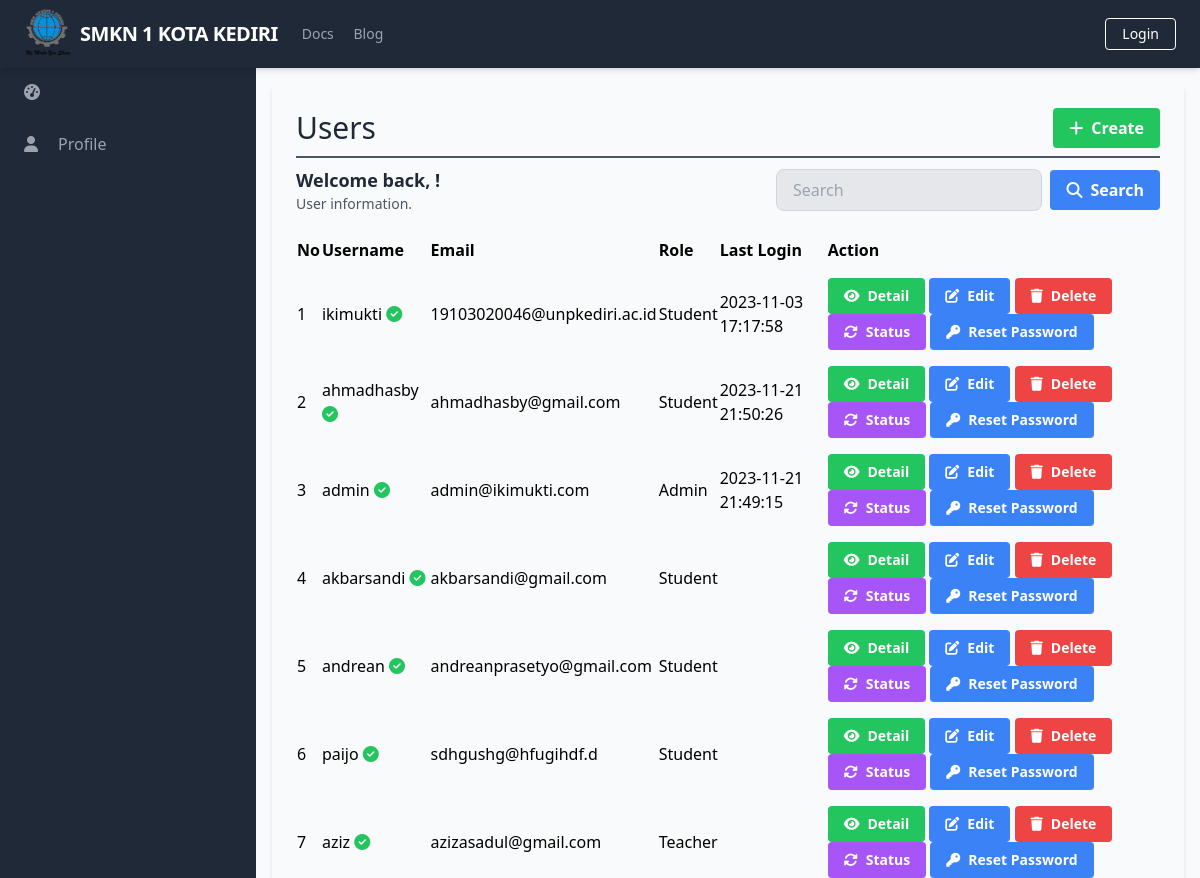
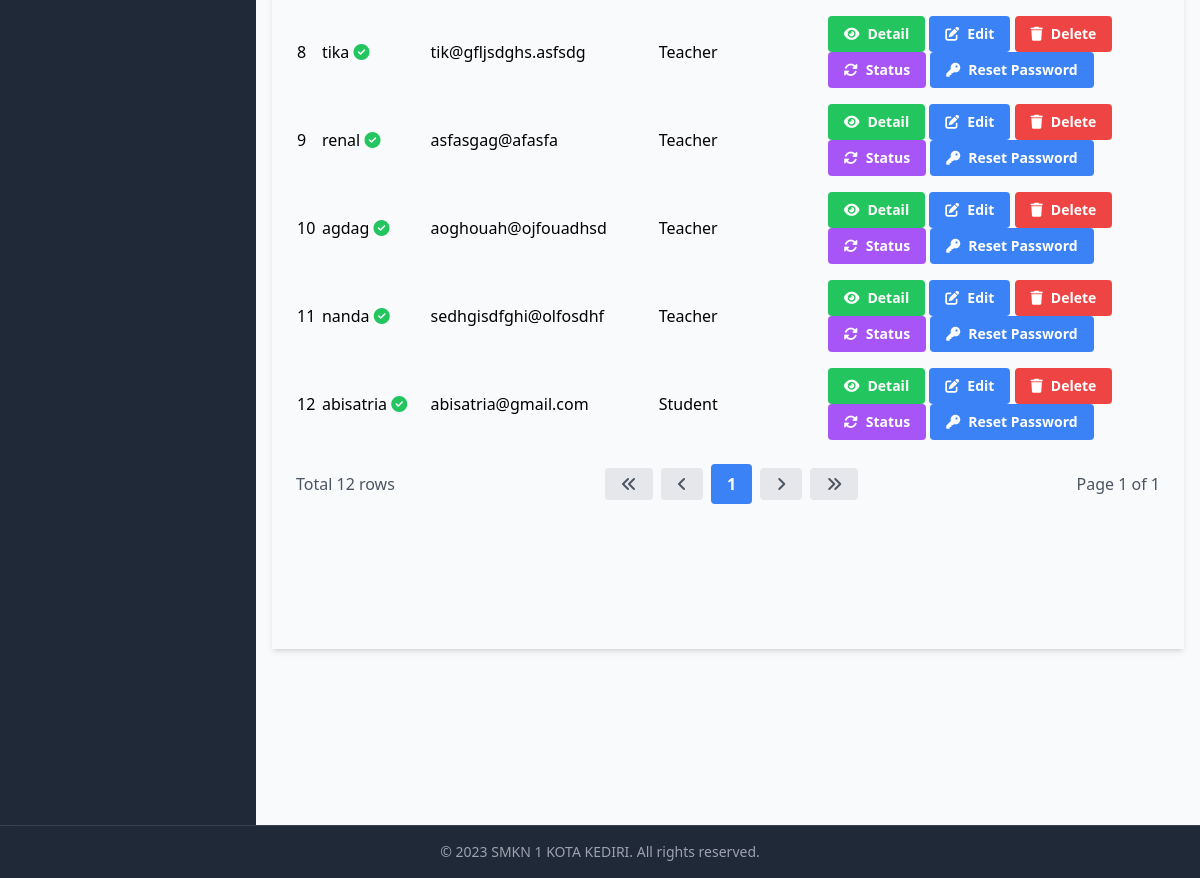
The app's page /manage_users/manage_users_list.php, older data (2 pictures, top to bottom).
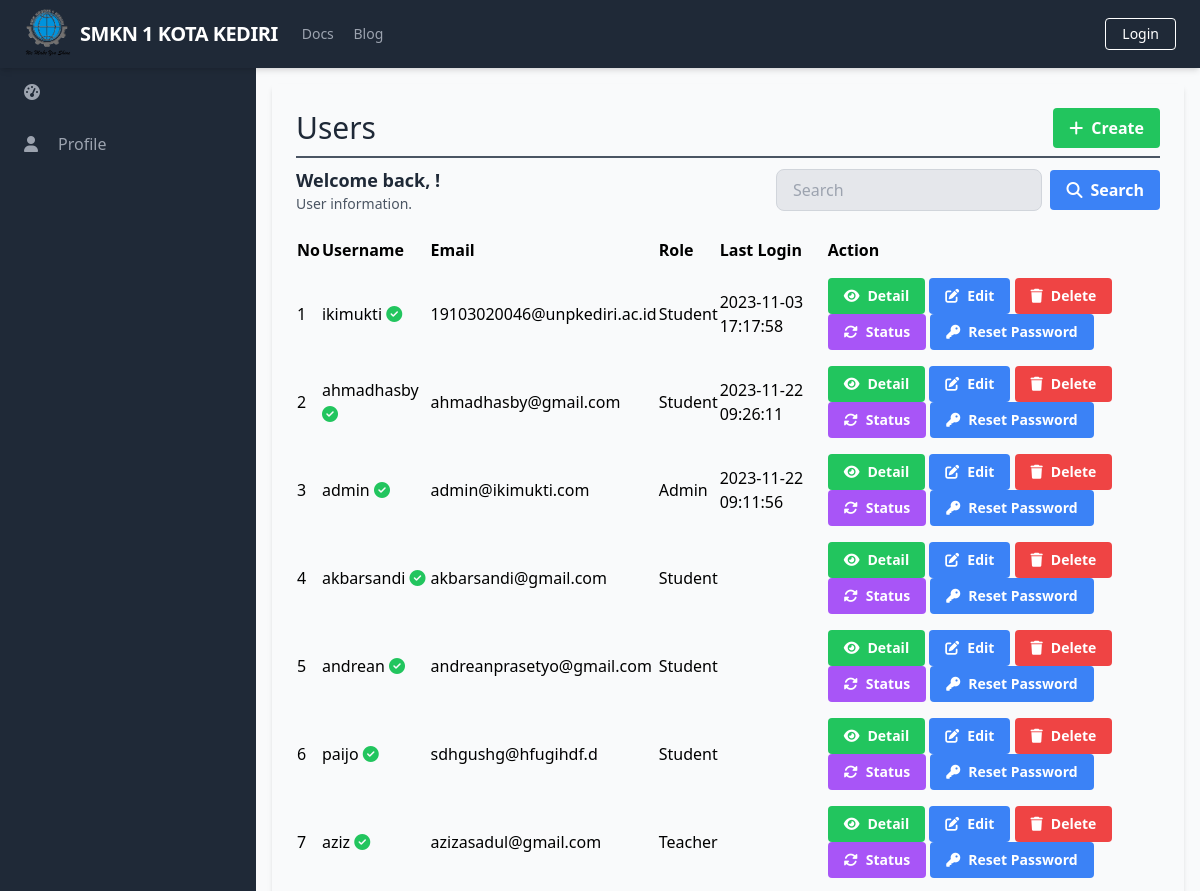
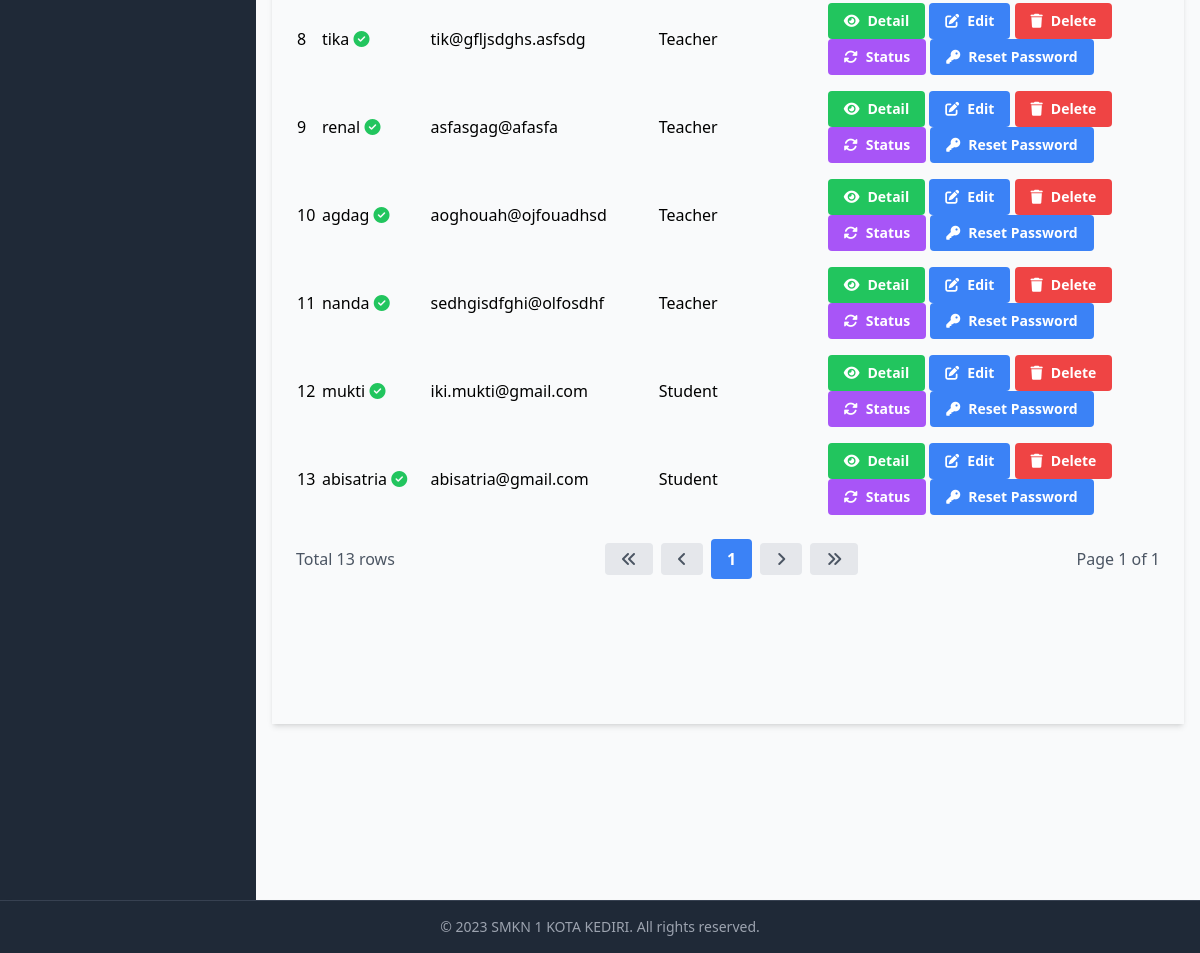
The same page, newer data (2 pictures, top to bottom).
### tables this page shows
CREATE TABLE `Users` (
  `UserID` int(11) NOT NULL,
  `Username` varchar(50) NOT NULL,
  `Password` varchar(255) NOT NULL,
  `Email` varchar(100) NOT NULL,
  `FullName` varchar(100) DEFAULT NULL,
  `DateOfBirth` date DEFAULT NULL,
  `Gender` varchar(10) DEFAULT NULL,
  `Address` text DEFAULT NULL,
  `PhoneNumber` varchar(20) DEFAULT NULL,
  `RoleID` int(11) DEFAULT NULL,
  `AccountCreationDate` timestamp NOT NULL DEFAULT current_timestamp() ON UPDATE current_timestamp(),
  `LastLogin` datetime DEFAULT NULL,
  `AccountStatus` varchar(20) DEFAULT NULL,
  `ProfilePictureURL` varchar(255) DEFAULT NULL,
  `ActivationStatus` varchar(20) DEFAULT NULL
);

CREATE TABLE `Role` (
  `RoleID` int(11) NOT NULL,
  `RoleName` varchar(50) NOT NULL
);

### database/connection.php (called while the page is built, shortened)
<?php
$baseUrl = "http://localhost/final_project_aziz_2023/";
$baseTitle = "SMKN 1 KOTA KEDIRI";
$baseLogoUrl = "http://localhost/final_project_aziz_2023/static/logo.png";

### public/manage_users/manage_users_list.php (the view, shortened to what this page needs)
<?php
require_once('../../database/connection.php');
?>
<?php include_once('../components/header.php'); ?>
<div class="h-screen flex flex-col">
    <?php include('../components/navbar.php'); ?>
    <div class="flex-grow bg-gray-50 flex flex-row shadow-md">
        <?php include('../components/sidebar.php'); ?>
        <main class=" bg-gray-50 flex flex-col flex-1 overflow-y-scroll h-screen flex-shrink-0 sc-hide pb-40">
            <div class="flex items-start justify-start p-6 shadow-md m-4 flex-1 flex-col">
                <div class="flex flex-row justify-between items-center w-full border-b-2 border-gray-600 mb-2 pb-2">
                    <h1 class="text-3xl text-gray-800 font-semibol w-full">Users</h1>
                    <div class="flex flex-row justify-end items-center">
                        <a href="<?php echo $baseUrl; ?>public/manage_users/manage_users_create.php" class="bg-green-500 hover-bg-green-700 text-white font-bold py-2 px-4 rounded inline-flex items-center">
                            <i class="fas fa-plus mr-2"></i>
                            <span>Create</span>
                        </a>
                    </div>
                </div>
                <div class="flex flex-col w-full">
                    <div class="flex flex-row justify-between items-center w-full mb-2 pb-2">
                        <div>
                            <h2 class="text-lg text-gray-800 font-semibold">Welcome back, <?php echo $_SESSION['FullName']; ?>!</h2>
                            <p class="text-gray-600 text-sm">User information.</p>
                        </div>
                        <form class="flex items-center justify-end space-x-2 w-96">
                            <input type="text" name="search" class="bg-gray-200 focus-bg-white focus-outline-none border border-gray-300 rounded-lg py-2 px-4 block w-full appearance-none leading-normal" placeholder="Search" value="<?php echo isset($_GET['search']) ? $_GET['search'] : ''; ?>">
                            <button type="submit" class="bg-blue-500 hover-bg-blue-700 text-white font-bold py-2 px-4 rounded space-x-2 inline-flex items-center">
                                <i class="fas fa-search"></i>
                                <span>Search</span>
                            </button>
                        </form>
                    </div>
                    <table class="min-w-full">
                        <thead>
                            <tr>
                                <th class="text-left py-2">No</th>
                                <th class="text-left py-2">Username</th>
                                <th class="text-left py-2">Email</th>
                                <th class="text-left py-2">Role</th>
                                <th class="text-left py-2">Last Login</th>
                                <th class="text-left py-2">Action</th>
                            </tr>
                        </thead>
                        <tbody>
                            <?php
                            $searchTerm = isset($_GET['search']) ? $_GET['search'] : '';
                            $page = isset($_GET['page']) ? $_GET['page'] : 1;
                            $query = "SELECT u.UserID, u.Username, u.Email, r.RoleName, u.LastLogin, u.ActivationStatus FROM Users u
                                      LEFT JOIN Role r ON u.RoleID = r.RoleID
                                      WHERE u.Username LIKE '%$searchTerm%' OR u.Email LIKE '%$searchTerm%'
                                      LIMIT 15 OFFSET " . ($page - 1) * 15;
                            $result = $conn->query($query);
                            $queryCount = "SELECT COUNT(*) AS count FROM Users WHERE Username LIKE '%$searchTerm%' OR Email LIKE '%$searchTerm%'";
                            $resultCount = $conn->query($queryCount);
                            $rowCount = $resultCount->fetch_assoc()['count'];
                            $totalPage = ceil($rowCount / 15);
                            $no = 1;
                            while ($row = $result->fetch_assoc()) {
                            ?>
                                <tr>
                                    <td class="py-2"><?php echo $no++; ?></td>
                                    <td class="py-2">
                                        <?php echo $row['Username']; ?>
                                        <?php
                                        if ($row['ActivationStatus'] == 'pending' || $row['ActivationStatus'] == NULL) {
                                            echo '<i class="fas fa-hourglass-half text-yellow-500"></i>';
                                        } elseif ($row['ActivationStatus'] == 'active') {
                                            echo '<i class="fas fa-check-circle text-green-500"></i>';
                                        } elseif ($row['ActivationStatus'] == 'disabled') {
                                            echo '<i class="fas fa-ban text-red-500"></i>';
                                        }
                                        ?>
                                    </td>
                                    <td class="py-2"><?php echo $row['Email']; ?></td>
                                    <td class="py-2"><?php echo $row['RoleName']; ?></td>
                                    <td class="py-2"><?php echo $row['LastLogin']; ?></td>
                                    <td class='py-2'>
                                        <a href="<?php echo $baseUrl; ?>public/manage_users/manage_users_detail.php?id=<?php echo $row['UserID'] ?>" class='bg-green-500 hover-bg-green-700 text-white font-bold py-2 px-4 rounded inline-flex items-center text-sm'>
                                            <i class='fas fa-eye mr-2'></i>
                                            <span>Detail</span>
                                        </a>
                                        <a href="<?php echo $baseUrl; ?>public/manage_users/manage_users_update.php?id=<?php echo $row['UserID'] ?>" class='bg-blue-500 hover-bg-blue-700 text-white font-bold py-2 px-4 rounded inline-flex items-center text-sm'>
                                            <i class='fas fa-edit mr-2'></i>
                                            <span>Edit</span>
                                        </a>
                                        <a href="#" onclick="confirmDelete(<?php echo $row['UserID']; ?>)" class='bg-red-500 hover-bg-red-700 text-white font-bold py-2 px-4 rounded inline-flex items-center text-sm'>
                                            <i class='fas fa-trash mr-2'></i>
                                            <span>Delete</span>
                                        </a>
                                        <a href="#" onclick="confirmUpdateStatus(<?php echo $row['UserID']; ?>, '<?php echo $row['ActivationStatus']; ?>')" class='bg-purple-500 hover-bg-blue-700 text-white font-bold py-2 px-4 rounded inline-flex items-center text-sm'>
                                            <i class='fas fa-sync-alt mr-2'></i>
                                            <span>Status</span>
                                        </a>
                                        <a href="<?php echo $baseUrl; ?>public/manage_users/manage_users_reset_password.php?id=<?php echo $row['UserID']; ?>" class="bg-blue-500 hover-bg-blue-700 text-white font-bold py-2 px-4 rounded inline-flex items-center text-sm">
                                            <i class="fas fa-key mr-2"></i>
                                            <span>Reset Password</span>
                                        </a>
                                    </td>
                                </tr>
                            <?php
                            }
                            ?>
                        </tbody>
                    </table>
                    <div class="flex flex-row justify-between items-center w-full mt-4">
                        <div class="flex flex-row justify-start items-center">
                            <span class="text-gray-600">Total <?php echo $rowCount; ?> rows</span>
                        </div>
                        <div class="flex flex-row justify-end items-center space-x-2">
                            <a href="?page=1&search=<?php echo $searchTerm; ?>" class="bg-gray-200 hover-bg-gray-300 text-gray-600 font-bold py-2 px-4 rounded inline-flex items-center">
                                <i class="fas fa-angle-double-left"></i>
                            </a>
                            <a href="?page=<?php if ($page == 1) {
                                                echo $page;
                                            } else {
                                                echo $page - 1;
                                            } ?>&search=<?php echo $searchTerm; ?>" class="bg-gray-200 hover-bg-gray-300 text-gray-600 font-bold py-2 px-4 rounded inline-flex items-center">
                                <i class="fas fa-angle-left"></i>
                            </a>
                            <?php
                            $startPage = $page - 2;
                            $endPage = $page + 2;
                            if ($startPage < 1) {
                                $endPage += abs($startPage) + 1;
                                $startPage = 1;
                            }
                            if ($endPage > $totalPage) {
                                $startPage -= $endPage - $totalPage;
                                $endPage = $totalPage;
                            }
                            if ($startPage < 1) {
                                $startPage = 1;
                            }
                            for ($i = $startPage; $i <= $endPage; $i++) {
                                if ($i == $page) {
                                    echo "<a href='?page=$i&search=$searchTerm' class='bg-blue-500 hover-bg-blue-700 text-white font-bold py-2 px-4 rounded inline-flex items-center'>$i</a>";
                                } else {
                                    echo "<a href='?page=$i&search=$searchTerm' class='bg-gray-200 hover-bg-gray-300 text-gray-600 font-bold py-2 px-4 rounded inline-flex items-center'>$i</a>";
                                }
                            }
                            ?>
                            <a href="?page=<?php if ($page == $totalPage) {
                                                echo $page;
                                            } else {
                                                echo $page + 1;
                                            } ?>&search=<?php echo $searchTerm; ?>" class="bg-gray-200 hover-bg-gray-300 text-gray-600 font-bold py-2 px-4 rounded inline-flex items-center">
                                <i class="fas fa-angle-right"></i>
                            </a>
                            <a href="?page=<?php echo $totalPage; ?>&search=<?php echo $searchTerm; ?>" class="bg-gray-200 hover-bg-gray-300 text-gray-600 font-bold py-2 px-4 rounded inline-flex items-center">
                                <i class="fas fa-angle-double-right"></i>
                            </a>
                        </div>
                        <div class="flex flex-row justify-end items-center ml-2">
                            <span class="text-gray-600">Page <?php echo $page; ?> of <?php echo $totalPage; ?></span>
                        </div>
                    </div>
                </div>
        </main>
    </div>
    <?php include('../components/footer.php'); ?>
</div>
</body>
</html>

### public/components/header.php (shortened to what this page needs)
<!DOCTYPE html>
<html lang="en">
<head>
    <link rel="stylesheet" href="<?php echo $baseUrl; ?>dist/output.css">
    <link rel="stylesheet" href="https://cdn.jsdelivr.net/npm/sweetalert2@11/dist/sweetalert2.min.css">
</head>
<body class="overflow-hidden">

### public/components/navbar.php (shortened to what this page needs)
<nav class="flex items-center justify-between flex-wrap bg-gray-800 py-2 px-6 shadow-md sticky top-0">
    <div class="flex items-center flex-shrink-0 text-white mr-6 ">
        <a href="<?php echo $baseUrl; ?>public/index.php" class="flex items-center space-x-2">
            <img src="<?php echo $baseLogoUrl; ?>" alt="Logo" class="w-12" />
            <span class="font-semibold text-xl tracking-tight"><?php echo $baseTitle; ?></span>
        </a>
    </div>
    <div class="w-full block flex-grow lg:flex lg:items-center lg:w-auto">
        <div class="text-sm lg:flex-grow">
            <a href="#responsive-header" class="block mt-4 lg:inline-block lg:mt-0 text-gray-400 hover:text-white mr-4">
                Docs
            </a>
            <a href="#responsive-header" class="block mt-4 lg:inline-block lg:mt-0 text-gray-400 hover:text-white">
                Blog
            </a>
        </div>
        <div>
            <?php
            if (isset($_SESSION['UserID'])) {
                echo '<a href="javascript:void(0);" onclick="confirmLogout()" class="inline-block text-sm px-4 py-2 leading-none border rounded text-white border-white hover:border-transparent hover:text-gray-500 hover:bg-white mt-4 lg:mt-0">Logout</a>';
            } else {
                echo '<a href="login.php" class="inline-block text-sm px-4 py-2 leading-none border rounded text-white border-white hover:border-transparent hover:text-gray-500 hover:bg-white mt-4 lg:mt-0">Login</a>';
            }
            ?>
        </div>
    </div>
</nav>

### public/components/sidebar.php (shortened to what this page needs)
<aside class="bg-gray-800 text-white w-64 overflow-y-scroll h-screen flex-shrink-0 sc-hide">
    <ul class="text-gray-400">
        <li class="px-6 py-4 hover:bg-gray-700 cursor-pointer space-x-2 flex items-center">
            <i class="fas fa-tachometer-alt mr-3"></i>
        </li>
        <li class="px-6 py-4 hover-bg-gray-700 cursor-pointer space-x-2 flex items-center">
            <i class="fas fa-user mr-3"></i>
            <a href="../profiles/profile.php">Profile</a>
        </li>
    </ul>
    <hr class="mt-60 border-transparent">
</aside>

### public/components/footer.php (shortened to what this page needs)
<footer class="bg-gray-800 text-gray-400 py-4 shadow-md mt-auto sticky bottom-0 border-t border-gray-700">
    <div class="container mx-auto text-center text-sm">
        <p>&copy; 2023 <?php echo $baseTitle; ?>. All rights reserved.</p>
    </div>
</footer>

Row changes from the older to the newer data that the page shows:
changed users "ahmadhasby": LastLogin "2023-11-21 21:50:26" → "2023-11-22 09:26:11"
changed users "admin": LastLogin "2023-11-21 21:49:15" → "2023-11-22 09:11:56"
added users: Username "mukti", ActivationStatus "active" (drawn), Email "iki.mukti@gmail.com", RoleID.RoleName "Student"
Text that changed along with them:
$rowCount: "12" → "13"
